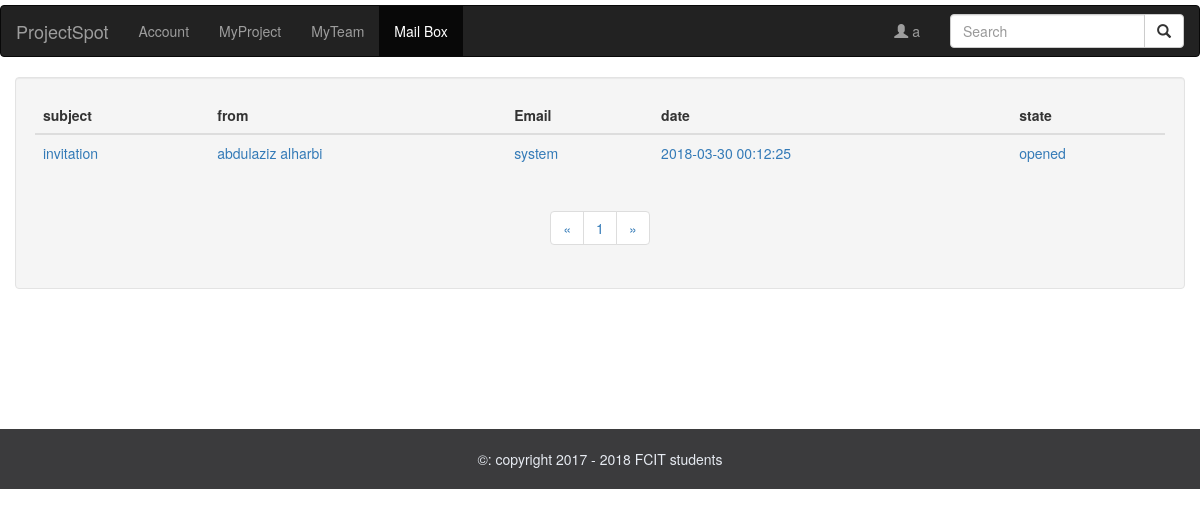
The page /MailBox.php (signed in) on the database its author committed.
### tables this page shows
CREATE TABLE `mailbox` (
  `ID` int(11) NOT NULL,
  `senderName` varchar(255) NOT NULL,
  `Email` varchar(255) NOT NULL,
  `title` varchar(255) NOT NULL,
  `content` text NOT NULL,
  `date` timestamp NOT NULL DEFAULT CURRENT_TIMESTAMP ON UPDATE CURRENT_TIMESTAMP,
  `state` int(11) NOT NULL DEFAULT '1',
  `reciever` varchar(255) NOT NULL
);

### MailBox.php (the view, shortened to what this page needs)
<?php
include 'imports/head.php';
include 'imports/navigation2.php';
require_once 'system/init.php';
?>
<?php
$email = $_SESSION['email'];
$limit = 10;
if(isset($_GET['p'])){
  $page = $_GET['p'];
}else{
  $page = 0;
}
$numOfMails = mysqli_num_rows(mysqli_query($db,"select * from mailBox where reciever = '".$email."'"));
$numOfPages = ceil($numOfMails/$limit);
if (!isset($page) || $page <= 0){
  $offset = 0;
}else{
  $offset = ceil($page - 1) * $limit;
}
$sql = "select * from mailBox where reciever = '".$email."' limit ".$offset.",".$limit."";
$result = mysqli_query($db,$sql);
?>
<div class="container well">
  <table class="table mailBox">
    <thead>
      <tr>
        <th>subject</th>
        <th>from</th>
        <th>Email</th>
        <th>date</th>
        <th>state</th>
      </tr>
    </thead>
    <tbody>
    <?php while ($row = mysqli_fetch_array($result)) :
      if($row['state'] == 1){
        $state = "not open";
      }else{
        $state = "opened";
      }
    ?>
    <tr>
      <td><a class = "noDecoration" href="mailPage.php?msg=<?= $row['ID']?>"><?= $row['title']?></a></td>
      <td><a class = "noDecoration" href="mailPage.php?msg=<?= $row['ID']?>"><?= $row['senderName']?></a></td>
      <td><a class = "noDecoration" href="mailPage.php?msg=<?= $row['ID']?>"><?= $row['Email']?></a></td>
      <td><a class = "noDecoration" href="mailPage.php?msg=<?= $row['ID']?>"><?= $row['date']?></a></td>
      <td><a class = "noDecoration" href="mailPage.php?msg=<?= $row['ID']?>"><?= $state ?></a></td>
    </tr>
  <?php endwhile; ?>
    </tbody>
  </table>
  <nav aria-label="Page navigation" class="text-center mailPagination">
  <ul class="pagination">
    <li>
      <a href="?p=1" aria-label="Previous">
        <span aria-hidden="true">&laquo;</span>
      </a>
    </li>
    <?php
      for ($i = 1 ; $i<=$numOfPages ; $i++){
        echo '<li><a href="?p='.$i.'">'.$i.'</a></li>';
      }
    ?>
    <li>
      <a href="?p=<?=$numOfPages?>" aria-label="Next">
        <span aria-hidden="true">&raquo;</span>
      </a>
    </li>
  </ul>
</nav>
</div>
<div style="padding-bottom:80px"></div>
<?php
include 'imports/footer.php';
?>

### css/main.css (style rules this page uses)
body { padding-top: 5px; }
.noDecoration { text-decoration: none; }

### rows shown on the page
mailbox: title "invitation", senderName "abdulaziz alharbi", Email "system", date "2018-03-30 00:12:25", state "opened"

### other values the page prints
$username "a"
